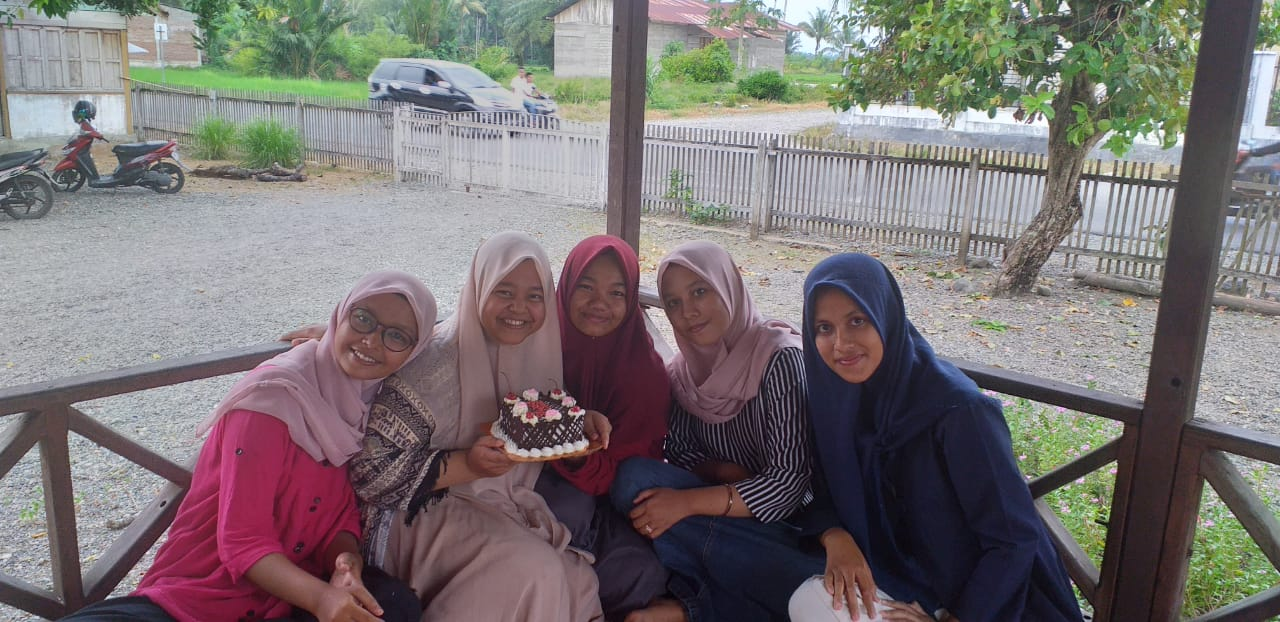
#> input picture Tugas 1/image/5.jpg, 1280 x 622 px
$ python 2_rgb_histogram.py
#> lines starting #> are read from the running program, lines starting #| are printed output that depends on the picture
#import modul yang dibutuhkan
import cv2
from matplotlib import pyplot as plt

#import gambar yang ingin dibaca
image = cv2.imread('image/5.jpg')
#> image is the input picture: shape (622, 1280, 3); mean B, G, R 115.3, 115, 121.5

#membuat histogram dari gambar rgb
#mengkalkulasikan warna dari gambar rgb
color = ('b', 'g', 'r')
for i, col in enumerate(color):
    histr = cv2.calcHist([image], [i], None, [256], [0, 256])
    plt.plot(histr, color=col)
    plt.xlim([0,256])

#simpan hasil histogram ke nama dan ekstensi yang diinginkan dan
#jangan lupa untuk menambahkan format gambar seperti .jpg .png dll
plt.savefig(f'image/5_rgb_histo.jpg')
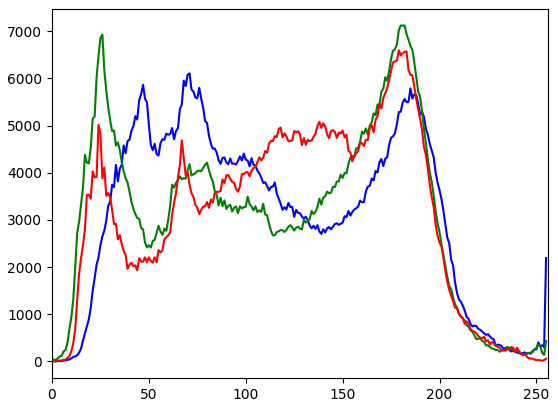
#> figure drawn by matplotlib, 1 panel; curve peaks at x = 71, y = 6105; curve peaks at x = 182, y = 7122; curve peaks at x = 179, y = 6594

#menampilkan histogram
plt.show()

$ run again, with Tugas 1/image/1.jpg copied over Tugas 1/image/5.jpg
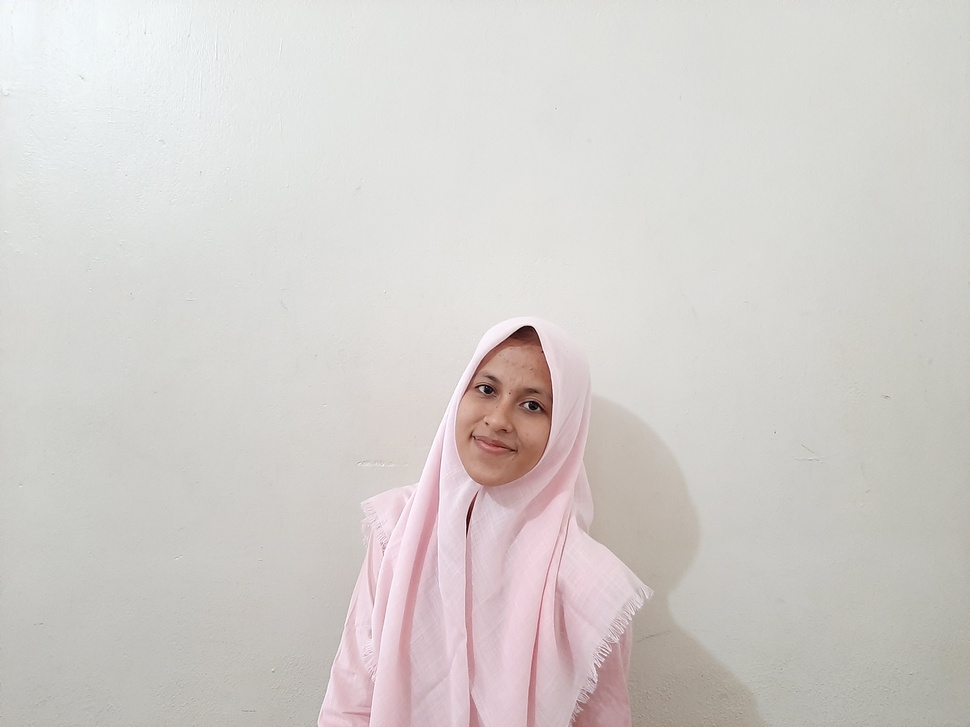
#> input picture Tugas 1/image/1.jpg, 970 x 727 px, shrunk from 4032 x 3024 before the run
#> image is the input picture: shape (727, 970, 3); mean B, G, R 204.4, 207.4, 211.6
#> `plt.savefig(f'image/5_rgb_histo.jpg')`:
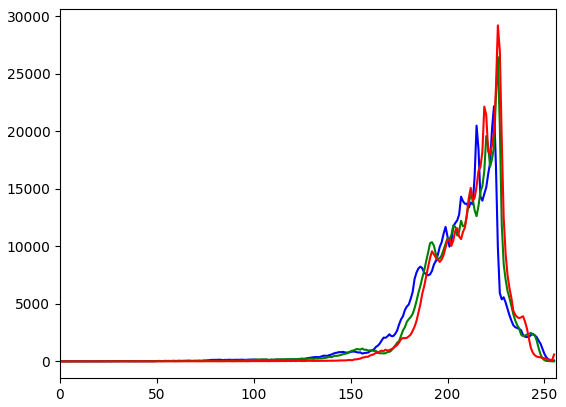
#> figure drawn by matplotlib, 1 panel; curve peaks at x = 224, y = 22188; curve peaks at x = 226, y = 26465; curve peaks at x = 226, y = 29219

$ run again, with Tugas 1/image/2.jpg copied over Tugas 1/image/5.jpg
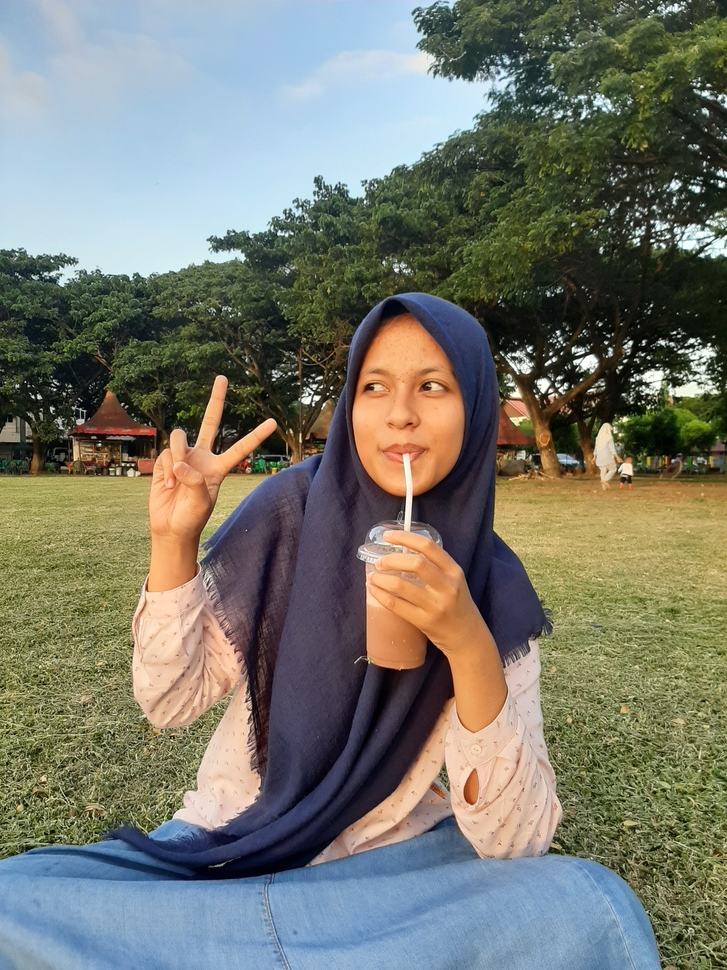
#> input picture Tugas 1/image/2.jpg, 727 x 970 px, shrunk from 3024 x 4032 before the run
#> image is the input picture: shape (970, 727, 3); mean B, G, R 109.4, 120.6, 119.2
#> `plt.savefig(f'image/5_rgb_histo.jpg')`:
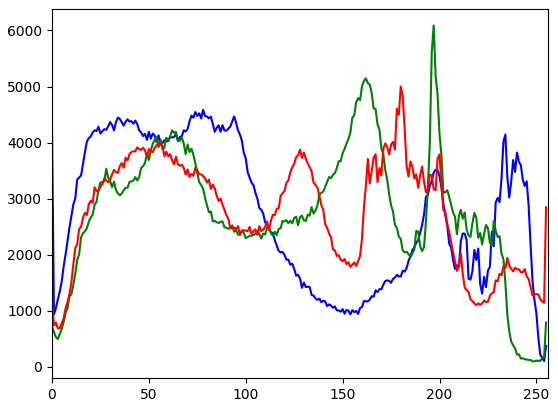
#> figure drawn by matplotlib, 1 panel; curve peaks at x = 78, y = 4585; curve peaks at x = 197, y = 6091; curve peaks at x = 180, y = 5001

$ run again, with Tugas 1/image/3.jpg copied over Tugas 1/image/5.jpg
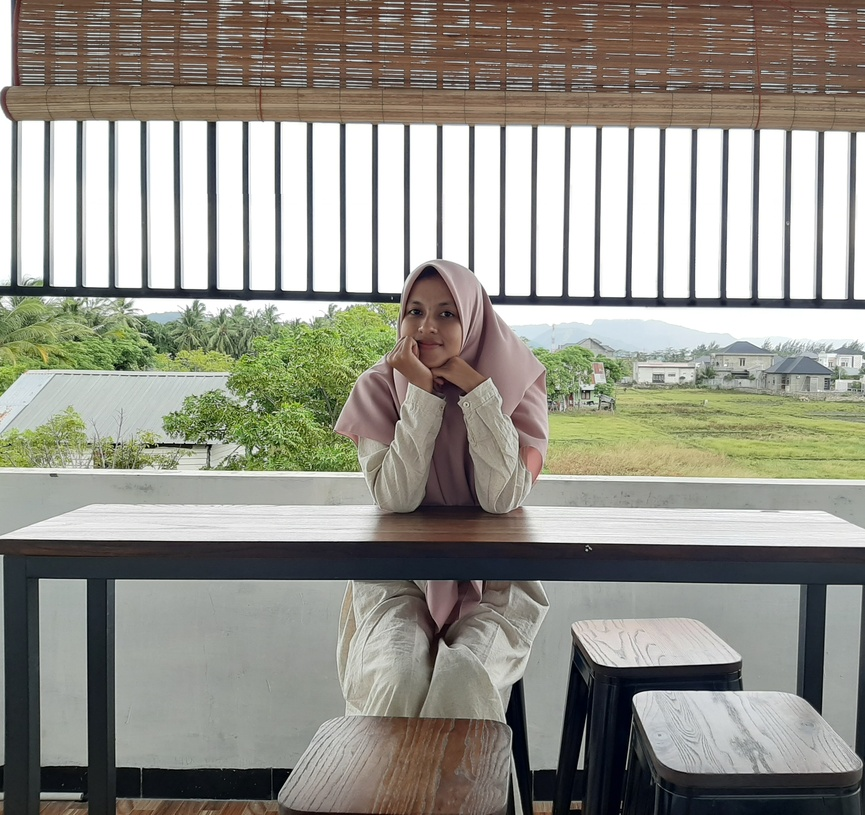
#> input picture Tugas 1/image/3.jpg, 865 x 815 px, shrunk from 3210 x 3024 before the run
#> image is the input picture: shape (815, 865, 3); mean B, G, R 138.7, 147.7, 149.3
#> `plt.savefig(f'image/5_rgb_histo.jpg')`:
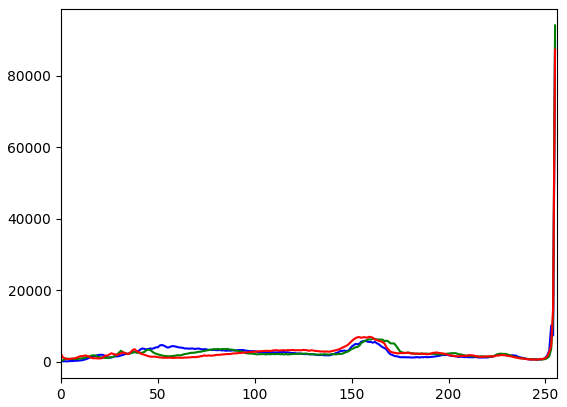
#> figure drawn by matplotlib, 1 panel; curve peaks at x = 255, y = 89668; curve peaks at x = 255, y = 94021; curve peaks at x = 255, y = 87266
